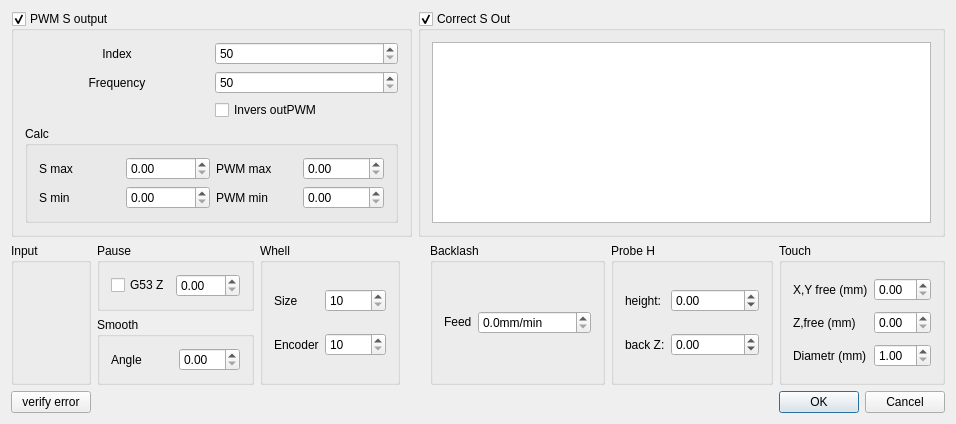
<?xml version="1.0" encoding="UTF-8"?>
<ui version="4.0">
 <class>WLEditMillWidget</class>
 <widget class="QWidget" name="WLEditMillWidget">
  <property name="geometry">
   <rect>
    <x>0</x>
    <y>0</y>
    <width>938</width>
    <height>371</height>
   </rect>
  </property>
  <property name="windowTitle">
   <string>Edit WLMill</string>
  </property>
  <layout class="QGridLayout" name="gridLayout_8">
   <item row="3" column="10">
    <widget class="QDialogButtonBox" name="buttonBox">
     <property name="standardButtons">
      <set>QDialogButtonBox::Cancel|QDialogButtonBox::Ok</set>
     </property>
    </widget>
   </item>
   <item row="0" column="6" colspan="5">
    <widget class="QGroupBox" name="gbCorrectSOut">
     <property name="title">
      <string>Correct S Out</string>
     </property>
     <property name="checkable">
      <bool>true</bool>
     </property>
     <layout class="QGridLayout" name="gridLayout_10">
      <item row="0" column="0">
       <widget class="QTableWidget" name="twCorrectS"/>
      </item>
     </layout>
    </widget>
   </item>
   <item row="1" column="2">
    <widget class="QGroupBox" name="groupBox_6">
     <property name="sizePolicy">
      <sizepolicy hsizetype="Maximum" vsizetype="Preferred">
       <horstretch>0</horstretch>
       <verstretch>0</verstretch>
      </sizepolicy>
     </property>
     <property name="title">
      <string>Pause</string>
     </property>
     <layout class="QGridLayout" name="gridLayout_12">
      <item row="0" column="0">
       <widget class="QCheckBox" name="cbHPause">
        <property name="text">
         <string>G53 Z</string>
        </property>
       </widget>
      </item>
      <item row="0" column="1">
       <widget class="QDoubleSpinBox" name="sbHPause">
        <property name="decimals">
         <number>2</number>
        </property>
        <property name="maximum">
         <double>300.000000000000000</double>
        </property>
       </widget>
      </item>
     </layout>
    </widget>
   </item>
   <item row="2" column="2">
    <widget class="QGroupBox" name="groupBox_3">
     <property name="title">
      <string>Smooth</string>
     </property>
     <layout class="QGridLayout" name="gridLayout_2">
      <item row="0" column="0">
       <widget class="QLabel" name="label_6">
        <property name="text">
         <string>Angle</string>
        </property>
       </widget>
      </item>
      <item row="0" column="1">
       <widget class="QDoubleSpinBox" name="sbSmoothAng">
        <property name="maximum">
         <double>30.000000000000000</double>
        </property>
       </widget>
      </item>
     </layout>
    </widget>
   </item>
   <item row="1" column="1" rowspan="2">
    <widget class="QGroupBox" name="groupBox_4">
     <property name="title">
      <string>Input</string>
     </property>
     <layout class="QGridLayout" name="gridLayout_4">
      <item row="0" column="0">
       <widget class="WLEditIOPutWidget" name="editInEMG" native="true"/>
      </item>
      <item row="2" column="0">
       <widget class="WLEditIOPutWidget" name="editInProbe" native="true"/>
      </item>
      <item row="1" column="0">
       <widget class="WLEditIOPutWidget" name="editInSD" native="true"/>
      </item>
     </layout>
    </widget>
   </item>
   <item row="0" column="1" colspan="5">
    <widget class="QGroupBox" name="gbPWMOut">
     <property name="title">
      <string>PWM S output</string>
     </property>
     <property name="checkable">
      <bool>true</bool>
     </property>
     <layout class="QGridLayout" name="gridLayout_3">
      <item row="3" column="1" colspan="2">
       <widget class="QGroupBox" name="groupBox_2">
        <property name="title">
         <string>Calc</string>
        </property>
        <layout class="QGridLayout" name="gridLayout">
         <item row="0" column="0">
          <widget class="QLabel" name="label_4">
           <property name="text">
            <string>S max</string>
           </property>
          </widget>
         </item>
         <item row="0" column="1">
          <widget class="QDoubleSpinBox" name="sbSmax">
           <property name="maximum">
            <double>100000.000000000000000</double>
           </property>
          </widget>
         </item>
         <item row="1" column="3">
          <widget class="QDoubleSpinBox" name="sbSminOut">
           <property name="maximum">
            <double>100.000000000000000</double>
           </property>
          </widget>
         </item>
         <item row="1" column="2">
          <widget class="QLabel" name="label">
           <property name="text">
            <string>PWM min</string>
           </property>
          </widget>
         </item>
         <item row="1" column="1">
          <widget class="QDoubleSpinBox" name="sbSmin">
           <property name="maximum">
            <double>100000.000000000000000</double>
           </property>
          </widget>
         </item>
         <item row="1" column="0">
          <widget class="QLabel" name="label_3">
           <property name="text">
            <string>S min</string>
           </property>
          </widget>
         </item>
         <item row="0" column="3">
          <widget class="QDoubleSpinBox" name="sbSmaxOut">
           <property name="maximum">
            <double>100.000000000000000</double>
           </property>
          </widget>
         </item>
         <item row="0" column="2">
          <widget class="QLabel" name="label_2">
           <property name="text">
            <string>PWM max</string>
           </property>
          </widget>
         </item>
        </layout>
       </widget>
      </item>
      <item row="2" column="2">
       <widget class="QCheckBox" name="cbInvPWM">
        <property name="text">
         <string>Invers outPWM</string>
        </property>
       </widget>
      </item>
      <item row="1" column="1">
       <widget class="QLabel" name="label_5">
        <property name="text">
         <string>Frequency</string>
        </property>
        <property name="alignment">
         <set>Qt::AlignCenter</set>
        </property>
       </widget>
      </item>
      <item row="1" column="2">
       <widget class="QSpinBox" name="sbFreqPWM">
        <property name="minimum">
         <number>50</number>
        </property>
        <property name="maximum">
         <number>15000</number>
        </property>
       </widget>
      </item>
      <item row="0" column="2">
       <widget class="QSpinBox" name="sbIndexOutPWM">
        <property name="minimum">
         <number>50</number>
        </property>
        <property name="maximum">
         <number>15000</number>
        </property>
       </widget>
      </item>
      <item row="0" column="1">
       <widget class="QLabel" name="label_7">
        <property name="toolTip">
         <string>PWM OUT controler</string>
        </property>
        <property name="text">
         <string>Index</string>
        </property>
        <property name="alignment">
         <set>Qt::AlignCenter</set>
        </property>
       </widget>
      </item>
     </layout>
    </widget>
   </item>
   <item row="3" column="1">
    <widget class="QPushButton" name="pbVerError">
     <property name="text">
      <string>verify error</string>
     </property>
    </widget>
   </item>
   <item row="1" column="3" rowspan="2">
    <widget class="QGroupBox" name="gbWhell">
     <property name="title">
      <string>Whell</string>
     </property>
     <property name="checkable">
      <bool>false</bool>
     </property>
     <layout class="QGridLayout" name="gridLayout_7">
      <item row="2" column="0">
       <widget class="QLabel" name="label_19">
        <property name="text">
         <string>Encoder</string>
        </property>
       </widget>
      </item>
      <item row="2" column="1">
       <widget class="QSpinBox" name="sbWEncoder">
        <property name="minimum">
         <number>10</number>
        </property>
        <property name="maximum">
         <number>10000</number>
        </property>
       </widget>
      </item>
      <item row="0" column="1">
       <widget class="QSpinBox" name="sbWhellSize">
        <property name="minimum">
         <number>10</number>
        </property>
        <property name="maximum">
         <number>10000</number>
        </property>
       </widget>
      </item>
      <item row="0" column="0">
       <widget class="QLabel" name="label_16">
        <property name="text">
         <string>Size</string>
        </property>
       </widget>
      </item>
     </layout>
    </widget>
   </item>
   <item row="1" column="8" rowspan="2">
    <widget class="QGroupBox" name="groupBox">
     <property name="sizePolicy">
      <sizepolicy hsizetype="Minimum" vsizetype="Preferred">
       <horstretch>0</horstretch>
       <verstretch>0</verstretch>
      </sizepolicy>
     </property>
     <property name="title">
      <string>Backlash</string>
     </property>
     <layout class="QGridLayout" name="gridLayout_6">
      <item row="0" column="2">
       <widget class="QDoubleSpinBox" name="sbFbls">
        <property name="sizePolicy">
         <sizepolicy hsizetype="Preferred" vsizetype="Preferred">
          <horstretch>0</horstretch>
          <verstretch>0</verstretch>
         </sizepolicy>
        </property>
        <property name="minimumSize">
         <size>
          <width>70</width>
          <height>0</height>
         </size>
        </property>
        <property name="suffix">
         <string>mm/min</string>
        </property>
        <property name="decimals">
         <number>1</number>
        </property>
        <property name="minimum">
         <double>0.000000000000000</double>
        </property>
        <property name="maximum">
         <double>60000.000000000000000</double>
        </property>
       </widget>
      </item>
      <item row="0" column="0">
       <widget class="QLabel" name="label_10">
        <property name="sizePolicy">
         <sizepolicy hsizetype="Preferred" vsizetype="Maximum">
          <horstretch>0</horstretch>
          <verstretch>0</verstretch>
         </sizepolicy>
        </property>
        <property name="text">
         <string>Feed</string>
        </property>
       </widget>
      </item>
     </layout>
    </widget>
   </item>
   <item row="1" column="9" rowspan="2">
    <widget class="QGroupBox" name="groupBox_7">
     <property name="title">
      <string>Probe H</string>
     </property>
     <layout class="QGridLayout" name="gridLayout_9">
      <item row="1" column="0">
       <widget class="QLabel" name="label_18">
        <property name="text">
         <string>back Z:</string>
        </property>
       </widget>
      </item>
      <item row="0" column="1">
       <widget class="QDoubleSpinBox" name="sbTabletHProbe">
        <property name="decimals">
         <number>2</number>
        </property>
        <property name="minimum">
         <double>-9999999.000000000000000</double>
        </property>
        <property name="maximum">
         <double>9999999.000000000000000</double>
        </property>
       </widget>
      </item>
      <item row="1" column="1">
       <widget class="QDoubleSpinBox" name="sbBackZHProbe">
        <property name="decimals">
         <number>2</number>
        </property>
        <property name="minimum">
         <double>-9999999.000000000000000</double>
        </property>
        <property name="maximum">
         <double>9999999.000000000000000</double>
        </property>
       </widget>
      </item>
      <item row="0" column="0">
       <widget class="QLabel" name="label_17">
        <property name="text">
         <string>height:</string>
        </property>
       </widget>
      </item>
     </layout>
    </widget>
   </item>
   <item row="1" column="10" rowspan="2">
    <widget class="QGroupBox" name="groupBox_8">
     <property name="title">
      <string>Touch</string>
     </property>
     <layout class="QGridLayout" name="gridLayout_13">
      <item row="1" column="0">
       <widget class="QLabel" name="label_21">
        <property name="text">
         <string>Z,free (mm)</string>
        </property>
       </widget>
      </item>
      <item row="0" column="1">
       <widget class="QDoubleSpinBox" name="sbXYFreeTouch">
        <property name="decimals">
         <number>2</number>
        </property>
        <property name="minimum">
         <double>0.000000000000000</double>
        </property>
        <property name="maximum">
         <double>15.000000000000000</double>
        </property>
       </widget>
      </item>
      <item row="0" column="0">
       <widget class="QLabel" name="label_20">
        <property name="text">
         <string>X,Y free (mm)</string>
        </property>
       </widget>
      </item>
      <item row="1" column="1">
       <widget class="QDoubleSpinBox" name="sbZFreeTouch">
        <property name="decimals">
         <number>2</number>
        </property>
        <property name="minimum">
         <double>0.000000000000000</double>
        </property>
        <property name="maximum">
         <double>15.000000000000000</double>
        </property>
       </widget>
      </item>
      <item row="2" column="0">
       <widget class="QLabel" name="label_22">
        <property name="text">
         <string>Diametr (mm)</string>
        </property>
       </widget>
      </item>
      <item row="2" column="1">
       <widget class="QDoubleSpinBox" name="sbDiametrTouch">
        <property name="decimals">
         <number>2</number>
        </property>
        <property name="minimum">
         <double>1.000000000000000</double>
        </property>
        <property name="maximum">
         <double>50.000000000000000</double>
        </property>
       </widget>
      </item>
     </layout>
    </widget>
   </item>
  </layout>
 </widget>
 <layoutdefault spacing="6" margin="11"/>
 <customwidgets>
  <customwidget>
   <class>WLEditIOPutWidget</class>
   <extends>QWidget</extends>
   <header>WLEditIOPutWidget.h</header>
   <container>1</container>
  </customwidget>
 </customwidgets>
 <resources/>
 <connections>
  <connection>
   <sender>cbHPause</sender>
   <signal>toggled(bool)</signal>
   <receiver>sbHPause</receiver>
   <slot>setEnabled(bool)</slot>
   <hints>
    <hint type="sourcelabel">
     <x>544</x>
     <y>273</y>
    </hint>
    <hint type="destinationlabel">
     <x>605</x>
     <y>273</y>
    </hint>
   </hints>
  </connection>
 </connections>
</ui>
